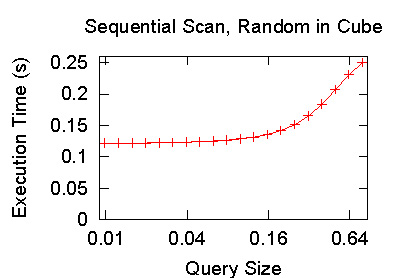

The script that saved this image:
# SequentialScanQuerySizeRandomCube.gp

set size 0.4,0.4
set nokey
set title 'Sequential Scan, Random in Cube'
set xlabel 'Query Size'
set ylabel 'Execution Time (s)'
set terminal postscript eps color
set output 'SequentialScanQuerySizeRandomCube.eps'
set logscale x
set xtics 0.01,4,0.64
set nomxtics
set ytics 0,0.05,0.30
set nomytics
plot [0.00984313/1.1:0.793701*1.1] [0:0.250511*1.04]\
  'SequentialScanQuerySizeRandomCube.dat' with linespoints
